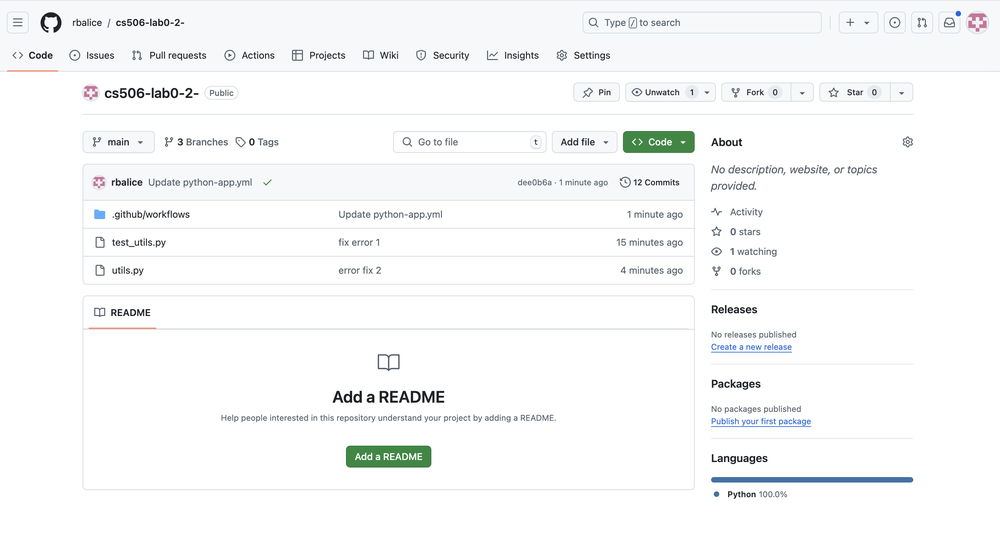
#> input picture favorite_image.png, 1000 x 546 px, shrunk from 2928 x 1600 before the run
$ python image_compression_impl.py
#> lines starting #> are read from the running program, lines starting #| are printed output that depends on the picture
import numpy as np
from sklearn.cluster import KMeans
from PIL import Image

# Function to load and preprocess the image
def load_image(image_path):
    # Open the image using PIL
#> called with image_path = 'favorite_image.png'
    img = Image.open(image_path)
#> img is the input picture: PIL image 1000x546 RGBA; mean R, G, B, A 247.7, 248.7, 249.2, 255
    # Convert image to a NumPy array
    img_np = np.array(img)
    return img_np

# Function to perform KMeans clustering for image quantization
def image_compression(image_np, n_colors):
    # Reshape the image to a 2D array of pixels
#> called with n_colors = 8
    w, h, d = image_np.shape
#> w = 546; h = 1000; d = 4
    pixels = image_np.reshape(-1, d)

    # Apply KMeans to find n_colors clusters in the image
    kmeans = KMeans(n_clusters=n_colors)
    kmeans.fit(pixels)

    # Replace pixels with their cluster center (the reduced color)
    compressed_pixels = kmeans.cluster_centers_[kmeans.labels_]

    # Reshape back to the original image shape
    compressed_image_np = compressed_pixels.reshape((w, h, d)).astype(np.uint8)

    return compressed_image_np

# Function to concatenate and save the original and quantized images side by side
def save_result(original_image_np, quantized_image_np, output_path):
    # Convert NumPy arrays back to PIL images
#> called with output_path = 'compressed_image.png'
    original_image = Image.fromarray(original_image_np)
    quantized_image = Image.fromarray(quantized_image_np)

    # Get dimensions
    width, height = original_image.size
#> width = 1000; height = 546

    # Create a new image that will hold both the original and quantized images side by side
    combined_image = Image.new('RGB', (width * 2, height))
#> combined_image: PIL image 2000x546 RGB; every value is 0

    # Paste original and quantized images side by side
    combined_image.paste(original_image, (0, 0))
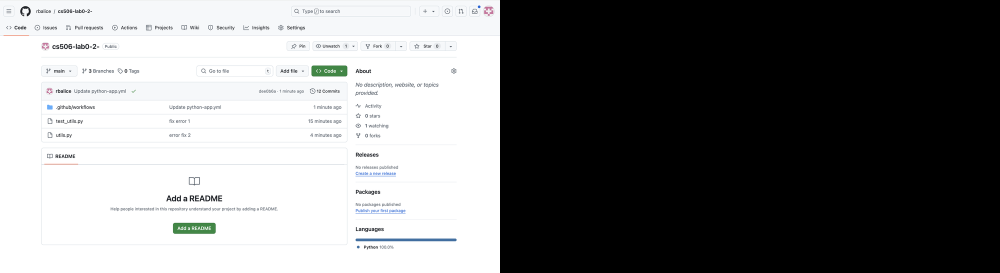
#> combined_image: PIL image 2000x546 RGB (shown at 1/2 size); mean R, G, B 123.9, 124.4, 124.6
    combined_image.paste(quantized_image, (width, 0))
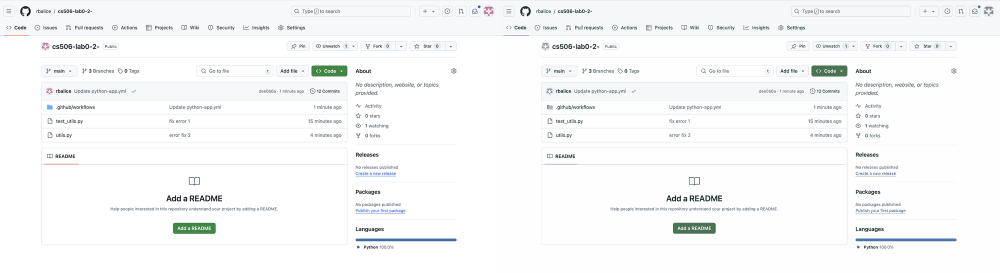
#> combined_image: PIL image 2000x546 RGB (shown at 1/2 size); mean R, G, B 247.3, 248.3, 248.7

    # Save the combined image
    combined_image.save(output_path)

def __main__():
    # Load and process the image
    image_path = 'favorite_image.png'
    output_path = 'compressed_image.png'
    image_np = load_image(image_path)

    # Perform image quantization using KMeans
    n_colors = 8  # Number of colors to reduce the image to, you may change this to experiment
    quantized_image_np = image_compression(image_np, n_colors)

    # Save the original and quantized images side by side
    save_result(image_np, quantized_image_np, output_path)

if __name__ == "__main__":
    __main__()
